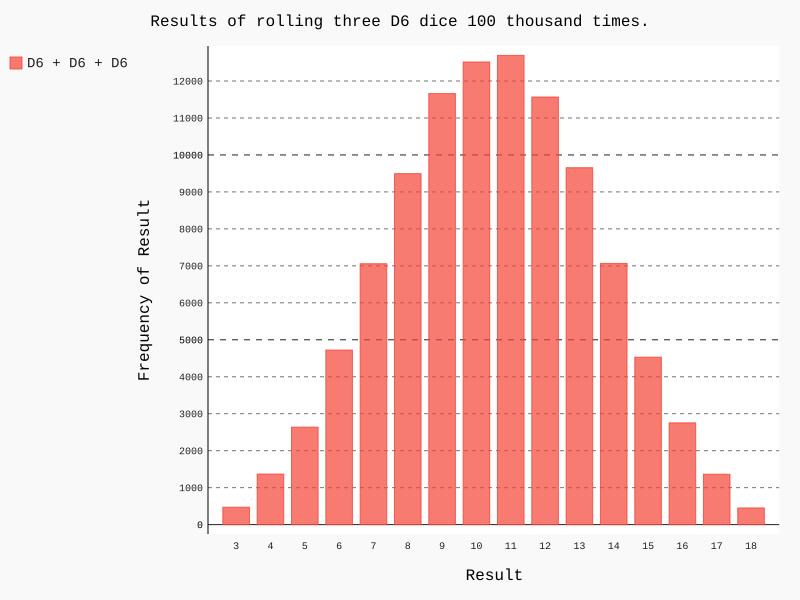

Write the Python code that produced this figure.
from die import Die

import pygal

# Criando três dados D6
die_1 = Die()
die_2 = Die()
die_3 = Die()


# Faz alguns lançamentos e armazena os dados em uma lista
results = []
for roll_num in range(100_000):
    result = die_1.roll() + die_2.roll() + die_3.roll()
    results.append(result)


# Analiza os resultados
frequencies = []
max_result = die_1.num_sides + die_2.num_sides + die_3.num_sides
for value in range(3, max_result+1):
    frequency = results.count(value)
    frequencies.append(frequency)


# Visualiza os resultados
hist = pygal.Bar()


hist.title = "Results of rolling three D6 dice 100 thousand times."
hist.x_labels = [str(x) for x in range(3, max_result+1)]
hist.x_title = "Result"
hist.y_title = "Frequency of Result"


hist.add('D6 + D6 + D6', frequencies)
hist.render_to_file('PYTHON/Python-VisualizacaoDeDados/Dados-Gráficos/Die/3_dice_visual.svg')
